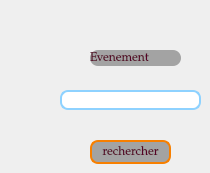
           <widget class="QWidget" name="tab_10">
            <attribute name="title">
             <string>Page</string>
            </attribute>
            <widget class="QLineEdit" name="event1">
             <property name="geometry">
              <rect>
               <x>60</x>
               <y>90</y>
               <width>141</width>
               <height>20</height>
              </rect>
             </property>
             <property name="styleSheet">
              <string notr="true">padding: 1px;
border-style: solid;
border: 2px solid #8ed2ff;
border-radius: 8px;
font-size: 12px;
font-family: Palatino Linotype;
color: rgb(86, 1, 38);</string>
             </property>
             <property name="text">
              <string/>
             </property>
            </widget>
            <widget class="QLabel" name="label_nom_7">
             <property name="geometry">
              <rect>
               <x>90</x>
               <y>50</y>
               <width>91</width>
               <height>16</height>
              </rect>
             </property>
             <property name="styleSheet">
              <string notr="true">background-color:#A3A3A3;
color: rgb(86, 1, 38);
border-radius: 8px;
font-size: 12px;
font-family: Palatino Linotype;</string>
             </property>
             <property name="text">
              <string>Evenement</string>
             </property>
            </widget>
            <widget class="QPushButton" name="rechercher">
             <property name="geometry">
              <rect>
               <x>90</x>
               <y>140</y>
               <width>81</width>
               <height>24</height>
              </rect>
             </property>
             <property name="styleSheet">
              <string notr="true">background-color:#A3A3A3;
color: rgb(86, 1, 38);
padding: 1px;
border-style: solid;
border: 2px solid #f77f00;
border-radius: 8px;
font-size: 12px;
font-family: Palatino Linotype;</string>
             </property>
             <property name="text">
              <string>rechercher</string>
             </property>
            </widget>
           </widget>
